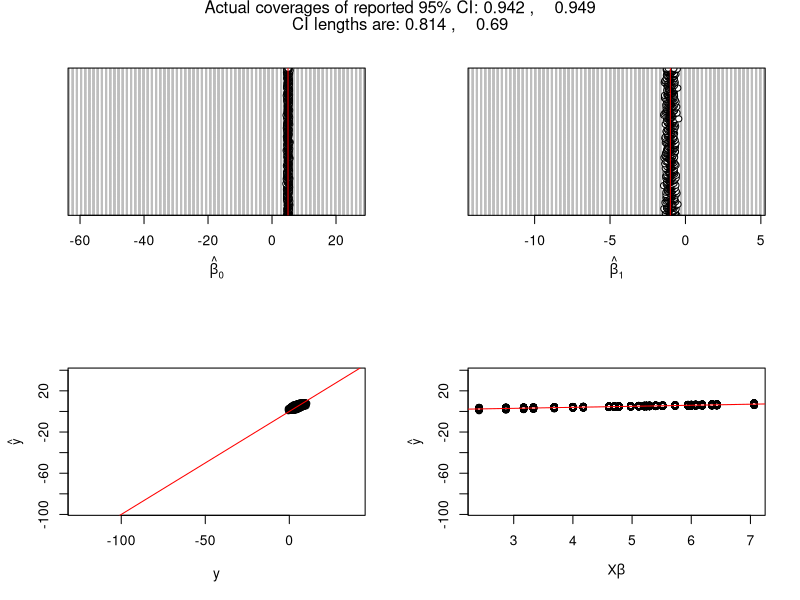
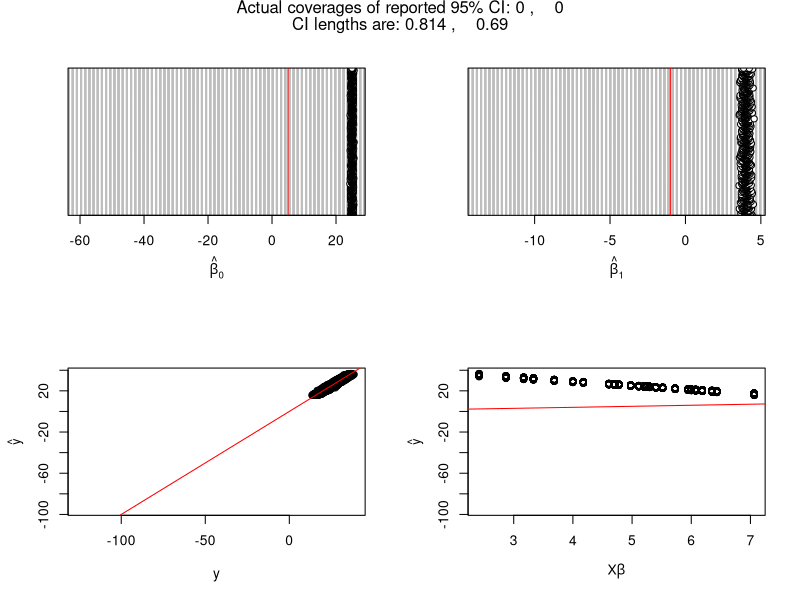
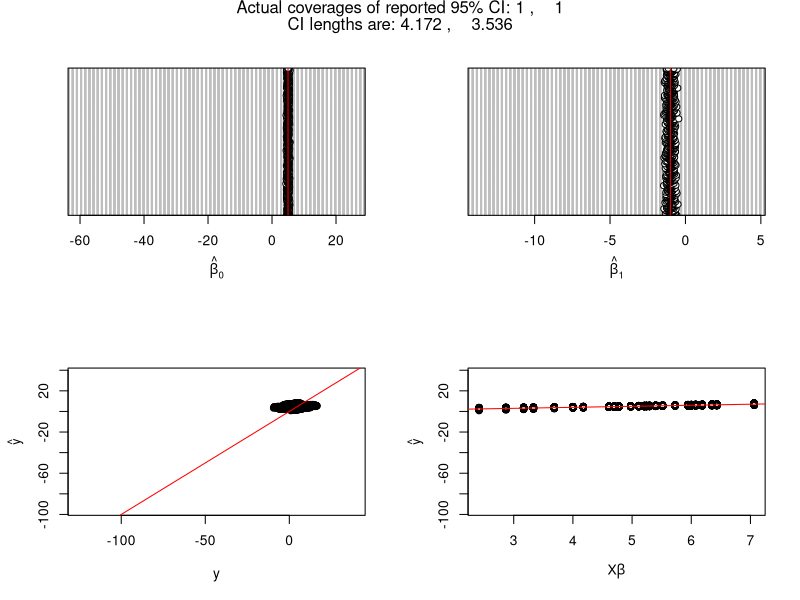
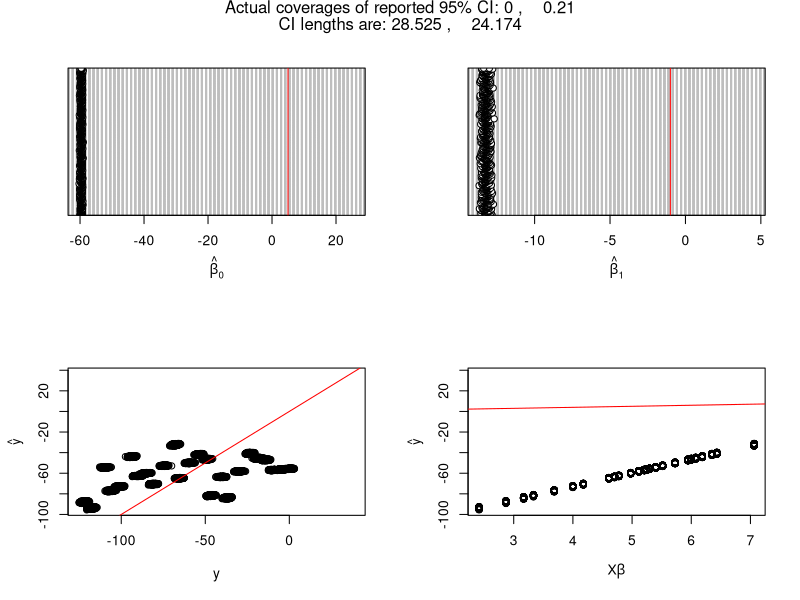
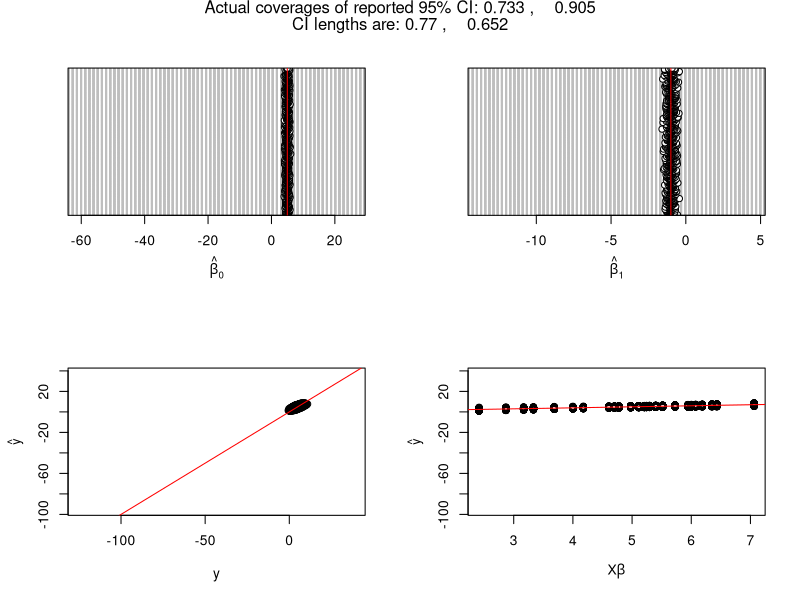
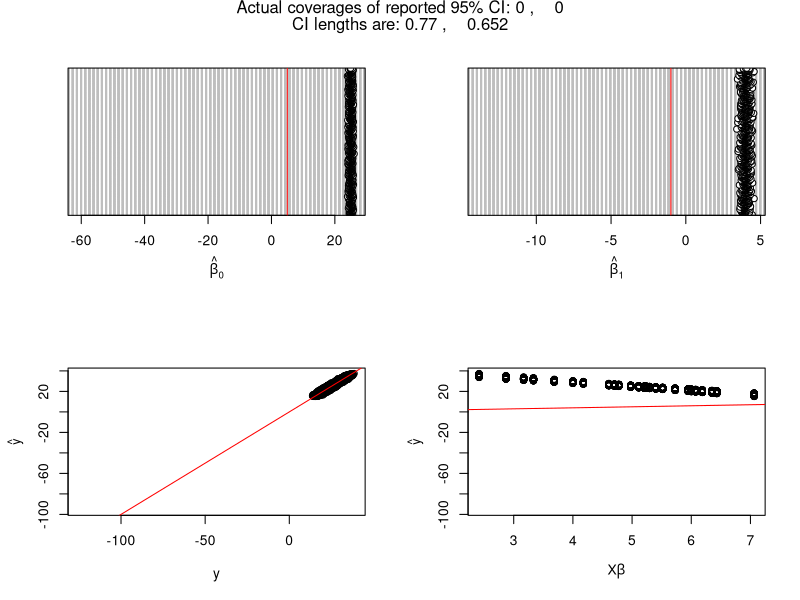
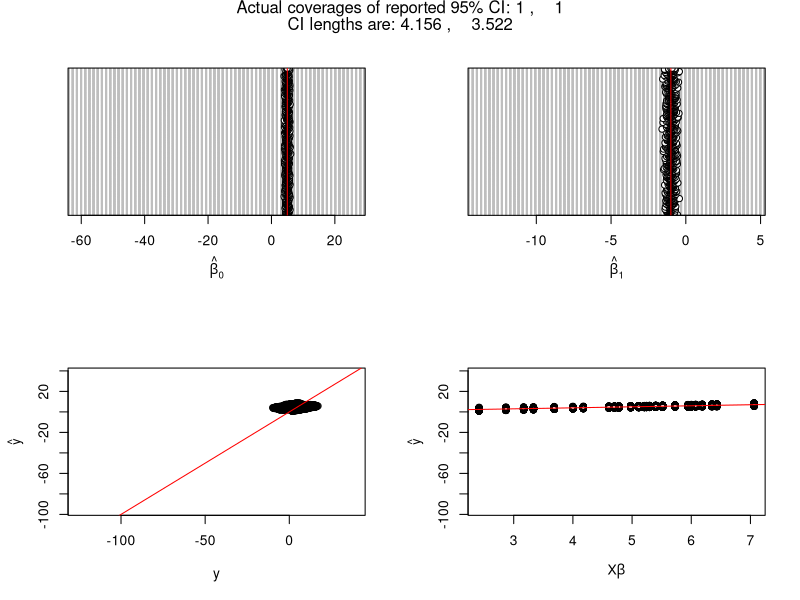
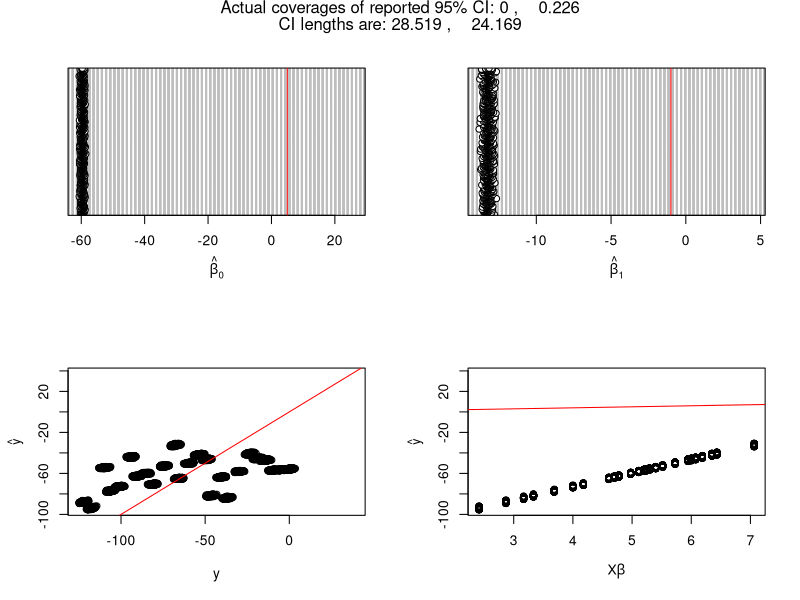

Recreate these plots in R, in order.
## ---- chunk 1
set.seed(5678)
beta <- c(5,-1)
gamma <- 5
B <- matrix(c(4,1),2,1)
n <- 25			#sample size
M <- 1000			#number of simulation replicates

## Initialization
beta0 <- matrix(NA,M,4)
beta1 <- matrix(NA,M,4)
cicp <- matrix(0,2,4)
cilen <- matrix(0,2,4)
yobs <- array(NA, c(n,M,4))
yhat <- array(NA, c(n,M,4))
one <- matrix( rep(1,n), nrow=n,ncol=1 )
x1 <- matrix( rnorm(n), nrow=n,ncol=1 )
X <- cbind( one, x1 )
Xbeta <- X %*% beta
zlin <- X %*% B
zorthog <- (diag(rep(1,n))-X%*%solve(t(X)%*%X)%*%t(X)) %*% matrix((4+rnorm(n)),n,1)
#print( t(X)%*%zorthog )
zother <- seq(-1,-n,,n)

## Obtain simulation replicates
for(m in 1:M){
  epsi = rnorm(n)
  #CASE 0
  j <- 1
  y <- yobs[,m,j] <- Xbeta + epsi
  keeplm <- lm(y~X-1)  #lm.fit(X,y)
  beta0[m,j] <- keeplm$coef[1]
  beta1[m,j] <- keeplm$coef[2]
  yhat[,m,j] <- keeplm$fitted
  ci <- confint(keeplm)
  cicp[1,j] <- cicp[1,j] + (ci[1,1]<=beta[1])*(beta[1]<=ci[1,2])
  cicp[2,j] <- cicp[2,j] + (ci[2,1]<=beta[2])*(beta[2]<=ci[2,2])
  cilen[1,j] <- cilen[1,j] + ci[1,2]-ci[1,1]
  cilen[2,j] <- cilen[2,j] + ci[2,2]-ci[2,1]
  
  #CASE 1
  j <- 2
  Zgamma <- zlin*gamma
  y <- yobs[,m,j] <- Xbeta + Zgamma + epsi
  keeplm <- lm(y~X-1)  #lm.fit(X,y)
  beta0[m,j] <- keeplm$coef[1]
  beta1[m,j] <- keeplm$coef[2]
  yhat[,m,j] <- keeplm$fitted
  ci <- confint(keeplm)
  cicp[1,j] <- cicp[1,j] + (ci[1,1]<=beta[1])*(beta[1]<=ci[1,2])
  cicp[2,j] <- cicp[2,j] + (ci[2,1]<=beta[2])*(beta[2]<=ci[2,2])
  cilen[1,j] <- cilen[1,j] + ci[1,2]-ci[1,1]
  cilen[2,j] <- cilen[2,j] + ci[2,2]-ci[2,1]
  
  #CASE 2
  j <- 3
  Zgamma <- zorthog*gamma
  y <- yobs[,m,j] <- Xbeta + Zgamma + epsi
  keeplm <- lm(y~X-1)  #lm.fit(X,y)
  beta0[m,j] <- keeplm$coef[1]
  beta1[m,j] <- keeplm$coef[2]
  yhat[,m,j] <- keeplm$fitted
  ci <- confint(keeplm)
  cicp[1,j] <- cicp[1,j] + (ci[1,1]<=beta[1])*(beta[1]<=ci[1,2])
  cicp[2,j] <- cicp[2,j] + (ci[2,1]<=beta[2])*(beta[2]<=ci[2,2])
  cilen[1,j] <- cilen[1,j] + ci[1,2]-ci[1,1]
  cilen[2,j] <- cilen[2,j] + ci[2,2]-ci[2,1]
  
  #CASE 3
  j <- 4
  Zgamma <- zother*gamma
  y <- yobs[,m,j] <- Xbeta + Zgamma + epsi
  keeplm <- lm(y~X-1)  #lm.fit(X,y)
  beta0[m,j] <- keeplm$coef[1]
  beta1[m,j] <- keeplm$coef[2]
  yhat[,m,j] <- keeplm$fitted
  ci <- confint(keeplm)
  cicp[1,j] <- cicp[1,j] + (ci[1,1]<=beta[1])*(beta[1]<=ci[1,2])
  cicp[2,j] <- cicp[2,j] + (ci[2,1]<=beta[2])*(beta[2]<=ci[2,2])
  cilen[1,j] <- cilen[1,j] + ci[1,2]-ci[1,1]
  cilen[2,j] <- cilen[2,j] + ci[2,2]-ci[2,1]
}
cicp <- cicp/M
cilen <- cilen/M
## ---- chunk 2
par(mfrow=c(2,2))

j<-1
dotchart( beta0[,j], xlab=expression(hat(beta)[0]), xlim=c(min(beta0,beta[1]),max(beta0,beta[1])) )
abline( v=beta[1], col="red" )
dotchart( beta1[,j], xlab=expression(hat(beta)[1]), xlim=c(min(beta1,beta[2]),max(beta1,beta[2])))
abline( v=beta[2], col="red" )
plot( yobs[,,j], yhat[,,j], xlab="y",ylab="", xlim=c(min(yobs),max(yobs)), ylim=c(min(yhat),max(yhat)) )
mtext(side=2,text=expression(hat(y)),line=2.5,cex=.75)
abline(a=0,b=1, col="red" )
plot( matrix(Xbeta,n,M), yhat[,,j], xlab=expression(paste("X",beta)),ylab="", xlim=c(min(Xbeta),max(Xbeta)), ylim=c(min(yhat),max(yhat)) )
mtext(side=2,text=expression(hat(y)),line=2.5,cex=.75)
abline(a=0,b=1, col="red" )
mtext("CASE 0: assumed=truth", side=3, line=0, outer=T)
mtext(paste("Actual coverages of reported 95% CI:",
            cicp[1,j],",   ",cicp[2,j]), side=3, line=-1, outer=T)
mtext(paste("CI lengths are:",round(cilen[1,j],3),",   ",round(cilen[2,j],3)), 
      side=3, line=-2, outer=T) 
## ---- chunk 3
par(mfrow=c(2,2))

j<-2
dotchart( beta0[,j], xlab=expression(hat(beta)[0]), xlim=c(min(beta0,beta[1]),max(beta0,beta[1])) )
abline( v=beta[1], col="red" )
dotchart( beta1[,j], xlab=expression(hat(beta)[1]), xlim=c(min(beta1,beta[2]),max(beta1,beta[2])))
abline( v=beta[2], col="red" )
plot( yobs[,,j], yhat[,,j], xlab="y",ylab="", xlim=c(min(yobs),max(yobs)), ylim=c(min(yhat),max(yhat)) )
mtext(side=2,text=expression(hat(y)),line=2.5,cex=.75)
abline(a=0,b=1, col="red" )
plot( matrix(Xbeta,n,M), yhat[,,j], xlab=expression(paste("X",beta)),ylab="", xlim=c(min(Xbeta),max(Xbeta)), ylim=c(min(yhat),max(yhat)) )
mtext(side=2,text=expression(hat(y)),line=2.5,cex=.75)
abline(a=0,b=1, col="red" )
mtext("CASE 1: Z in column space of X", side=3, line=0, outer=T)
mtext(paste("Actual coverages of reported 95% CI:",
            cicp[1,j],",   ",cicp[2,j]), side=3, line=-1, outer=T)
mtext(paste("CI lengths are:",round(cilen[1,j],3),",   ",round(cilen[2,j],3)), 
      side=3, line=-2, outer=T) 
## ---- chunk 4
par(mfrow=c(2,2))

j<-3
dotchart( beta0[,j], xlab=expression(hat(beta)[0]), xlim=c(min(beta0,beta[1]),max(beta0,beta[1])) )
abline( v=beta[1], col="red" )
dotchart( beta1[,j], xlab=expression(hat(beta)[1]), xlim=c(min(beta1,beta[2]),max(beta1,beta[2])))
abline( v=beta[2], col="red" )
plot( yobs[,,j], yhat[,,j], xlab="y",ylab="", xlim=c(min(yobs),max(yobs)), ylim=c(min(yhat),max(yhat)) )
mtext(side=2,text=expression(hat(y)),line=2.5,cex=.75)
abline(a=0,b=1, col="red" )
plot( matrix(Xbeta,n,M), yhat[,,j], xlab=expression(paste("X",beta)),ylab="", xlim=c(min(Xbeta),max(Xbeta)), ylim=c(min(yhat),max(yhat)) )
mtext(side=2,text=expression(hat(y)),line=2.5,cex=.75)
abline(a=0,b=1, col="red" )
mtext("CASE 2: Z orthogonal to column space of X", side=3, line=0, outer=T)
mtext(paste("Actual coverages of reported 95% CI:",
            cicp[1,j],",   ",cicp[2,j]), side=3, line=-1, outer=T)
mtext(paste("CI lengths are:",round(cilen[1,j],3),",   ",round(cilen[2,j],3)), 
      side=3, line=-2, outer=T) 
## ---- chunk 5
par(mfrow=c(2,2))

j<-4
dotchart( beta0[,j], xlab=expression(hat(beta)[0]), xlim=c(min(beta0,beta[1]),max(beta0,beta[1])) )
abline( v=beta[1], col="red" )
dotchart( beta1[,j], xlab=expression(hat(beta)[1]), xlim=c(min(beta1,beta[2]),max(beta1,beta[2])))
abline( v=beta[2], col="red" )
plot( yobs[,,j], yhat[,,j], xlab="y",ylab="", xlim=c(min(yobs),max(yobs)), ylim=c(min(yhat),max(yhat)) )
mtext(side=2,text=expression(hat(y)),line=2.5,cex=.75)
abline(a=0,b=1, col="red" )
plot( matrix(Xbeta,n,M), yhat[,,j], xlab=expression(paste("X",beta)),ylab="", xlim=c(min(Xbeta),max(Xbeta)), ylim=c(min(yhat),max(yhat)) )
mtext(side=2,text=expression(hat(y)),line=2.5,cex=.75)
abline(a=0,b=1, col="red" )
mtext("CASE 3: other", side=3, line=0, outer=T)
mtext(paste("Actual coverages of reported 95% CI:",
            cicp[1,j],",   ",cicp[2,j]), side=3, line=-1, outer=T)
mtext(paste("CI lengths are:",round(cilen[1,j],3),",   ",round(cilen[2,j],3)), 
      side=3, line=-2, outer=T) 
## ---- chunk 6
set.seed(5678)
beta <- c(5,-1)
gamma <- 5
B <- matrix(c(4,1),2,1)
n <- 25			#sample size
M <- 1000			#number of simulation replicates

## define correlation matrix
rho <- 0.5
V_rho <- matrix(NA,25,25)
for(i in 1:25){
  for(j in 1:25){
    V_rho[i,j] <- rho^abs(i-j)
  }
}

## Initialization
beta0 <- matrix(NA,M,4)
beta1 <- matrix(NA,M,4)
cicp <- matrix(0,2,4)
cilen <- matrix(0,2,4)
yobs <- array(NA, c(n,M,4))
yhat <- array(NA, c(n,M,4))
one <- matrix( rep(1,n), nrow=n,ncol=1 )
x1 <- matrix( rnorm(n), nrow=n,ncol=1 )
X <- cbind( one, x1 )
Xbeta <- X %*% beta
zlin <- X %*% B
zorthog <- (diag(rep(1,n))-X%*%solve(t(X)%*%X)%*%t(X)) %*% matrix((4+rnorm(n)),n,1)
#print( t(X)%*%zorthog )
zother <- seq(-1,-n,,n)

## Obtain simulation replicates
library(MASS)
for(m in 1:M){
  epsi = mvrnorm(n = 1, mu=rep(0,n), Sigma=V_rho)

  #CASE 0
  j <- 1
  y <- yobs[,m,j] <- Xbeta + epsi
  keeplm <- lm(y~X-1)  #lm.fit(X,y)
  beta0[m,j] <- keeplm$coef[1]
  beta1[m,j] <- keeplm$coef[2]
  yhat[,m,j] <- keeplm$fitted
  ci <- confint(keeplm)
  cicp[1,j] <- cicp[1,j] + (ci[1,1]<=beta[1])*(beta[1]<=ci[1,2])
  cicp[2,j] <- cicp[2,j] + (ci[2,1]<=beta[2])*(beta[2]<=ci[2,2])
  cilen[1,j] <- cilen[1,j] + ci[1,2]-ci[1,1]
  cilen[2,j] <- cilen[2,j] + ci[2,2]-ci[2,1]
  
  #CASE 1
  j <- 2
  Zgamma <- zlin*gamma
  y <- yobs[,m,j] <- Xbeta + Zgamma + epsi
  keeplm <- lm(y~X-1)  #lm.fit(X,y)
  beta0[m,j] <- keeplm$coef[1]
  beta1[m,j] <- keeplm$coef[2]
  yhat[,m,j] <- keeplm$fitted
  ci <- confint(keeplm)
  cicp[1,j] <- cicp[1,j] + (ci[1,1]<=beta[1])*(beta[1]<=ci[1,2])
  cicp[2,j] <- cicp[2,j] + (ci[2,1]<=beta[2])*(beta[2]<=ci[2,2])
  cilen[1,j] <- cilen[1,j] + ci[1,2]-ci[1,1]
  cilen[2,j] <- cilen[2,j] + ci[2,2]-ci[2,1]
  
  #CASE 2
  j <- 3
  Zgamma <- zorthog*gamma
  y <- yobs[,m,j] <- Xbeta + Zgamma + epsi
  keeplm <- lm(y~X-1)  #lm.fit(X,y)
  beta0[m,j] <- keeplm$coef[1]
  beta1[m,j] <- keeplm$coef[2]
  yhat[,m,j] <- keeplm$fitted
  ci <- confint(keeplm)
  cicp[1,j] <- cicp[1,j] + (ci[1,1]<=beta[1])*(beta[1]<=ci[1,2])
  cicp[2,j] <- cicp[2,j] + (ci[2,1]<=beta[2])*(beta[2]<=ci[2,2])
  cilen[1,j] <- cilen[1,j] + ci[1,2]-ci[1,1]
  cilen[2,j] <- cilen[2,j] + ci[2,2]-ci[2,1]
  
  #CASE 3
  j <- 4
  Zgamma <- zother*gamma
  y <- yobs[,m,j] <- Xbeta + Zgamma + epsi
  keeplm <- lm(y~X-1)  #lm.fit(X,y)
  beta0[m,j] <- keeplm$coef[1]
  beta1[m,j] <- keeplm$coef[2]
  yhat[,m,j] <- keeplm$fitted
  ci <- confint(keeplm)
  cicp[1,j] <- cicp[1,j] + (ci[1,1]<=beta[1])*(beta[1]<=ci[1,2])
  cicp[2,j] <- cicp[2,j] + (ci[2,1]<=beta[2])*(beta[2]<=ci[2,2])
  cilen[1,j] <- cilen[1,j] + ci[1,2]-ci[1,1]
  cilen[2,j] <- cilen[2,j] + ci[2,2]-ci[2,1]
}
cicp <- cicp/M
cilen <- cilen/M
## ---- chunk 7
par(mfrow=c(2,2))

j<-1
dotchart( beta0[,j], xlab=expression(hat(beta)[0]), xlim=c(min(beta0,beta[1]),max(beta0,beta[1])) )
abline( v=beta[1], col="red" )
dotchart( beta1[,j], xlab=expression(hat(beta)[1]), xlim=c(min(beta1,beta[2]),max(beta1,beta[2])))
abline( v=beta[2], col="red" )
plot( yobs[,,j], yhat[,,j], xlab="y",ylab="", xlim=c(min(yobs),max(yobs)), ylim=c(min(yhat),max(yhat)) )
mtext(side=2,text=expression(hat(y)),line=2.5,cex=.75)
abline(a=0,b=1, col="red" )
plot( matrix(Xbeta,n,M), yhat[,,j], xlab=expression(paste("X",beta)),ylab="", xlim=c(min(Xbeta),max(Xbeta)), ylim=c(min(yhat),max(yhat)) )
mtext(side=2,text=expression(hat(y)),line=2.5,cex=.75)
abline(a=0,b=1, col="red" )
mtext("CASE 0: assumed=truth", side=3, line=0, outer=T)
mtext(paste("Actual coverages of reported 95% CI:",
            cicp[1,j],",   ",cicp[2,j]), side=3, line=-1, outer=T)
mtext(paste("CI lengths are:",round(cilen[1,j],3),",   ",round(cilen[2,j],3)), 
      side=3, line=-2, outer=T) 
## ---- chunk 8
par(mfrow=c(2,2))

j<-2
dotchart( beta0[,j], xlab=expression(hat(beta)[0]), xlim=c(min(beta0,beta[1]),max(beta0,beta[1])) )
abline( v=beta[1], col="red" )
dotchart( beta1[,j], xlab=expression(hat(beta)[1]), xlim=c(min(beta1,beta[2]),max(beta1,beta[2])))
abline( v=beta[2], col="red" )
plot( yobs[,,j], yhat[,,j], xlab="y",ylab="", xlim=c(min(yobs),max(yobs)), ylim=c(min(yhat),max(yhat)) )
mtext(side=2,text=expression(hat(y)),line=2.5,cex=.75)
abline(a=0,b=1, col="red" )
plot( matrix(Xbeta,n,M), yhat[,,j], xlab=expression(paste("X",beta)),ylab="", xlim=c(min(Xbeta),max(Xbeta)), ylim=c(min(yhat),max(yhat)) )
mtext(side=2,text=expression(hat(y)),line=2.5,cex=.75)
abline(a=0,b=1, col="red" )
mtext("CASE 1: Z in column space of X", side=3, line=0, outer=T)
mtext(paste("Actual coverages of reported 95% CI:",
            cicp[1,j],",   ",cicp[2,j]), side=3, line=-1, outer=T)
mtext(paste("CI lengths are:",round(cilen[1,j],3),",   ",round(cilen[2,j],3)), 
      side=3, line=-2, outer=T) 
## ---- chunk 9
par(mfrow=c(2,2))

j<-3
dotchart( beta0[,j], xlab=expression(hat(beta)[0]), xlim=c(min(beta0,beta[1]),max(beta0,beta[1])) )
abline( v=beta[1], col="red" )
dotchart( beta1[,j], xlab=expression(hat(beta)[1]), xlim=c(min(beta1,beta[2]),max(beta1,beta[2])))
abline( v=beta[2], col="red" )
plot( yobs[,,j], yhat[,,j], xlab="y",ylab="", xlim=c(min(yobs),max(yobs)), ylim=c(min(yhat),max(yhat)) )
mtext(side=2,text=expression(hat(y)),line=2.5,cex=.75)
abline(a=0,b=1, col="red" )
plot( matrix(Xbeta,n,M), yhat[,,j], xlab=expression(paste("X",beta)),ylab="", xlim=c(min(Xbeta),max(Xbeta)), ylim=c(min(yhat),max(yhat)) )
mtext(side=2,text=expression(hat(y)),line=2.5,cex=.75)
abline(a=0,b=1, col="red" )
mtext("CASE 2: Z orthogonal to column space of X", side=3, line=0, outer=T)
mtext(paste("Actual coverages of reported 95% CI:",
            cicp[1,j],",   ",cicp[2,j]), side=3, line=-1, outer=T)
mtext(paste("CI lengths are:",round(cilen[1,j],3),",   ",round(cilen[2,j],3)), 
      side=3, line=-2, outer=T) 
## ---- chunk 10
par(mfrow=c(2,2))

j<-4
dotchart( beta0[,j], xlab=expression(hat(beta)[0]), xlim=c(min(beta0,beta[1]),max(beta0,beta[1])) )
abline( v=beta[1], col="red" )
dotchart( beta1[,j], xlab=expression(hat(beta)[1]), xlim=c(min(beta1,beta[2]),max(beta1,beta[2])))
abline( v=beta[2], col="red" )
plot( yobs[,,j], yhat[,,j], xlab="y",ylab="", xlim=c(min(yobs),max(yobs)), ylim=c(min(yhat),max(yhat)) )
mtext(side=2,text=expression(hat(y)),line=2.5,cex=.75)
abline(a=0,b=1, col="red" )
plot( matrix(Xbeta,n,M), yhat[,,j], xlab=expression(paste("X",beta)),ylab="", xlim=c(min(Xbeta),max(Xbeta)), ylim=c(min(yhat),max(yhat)) )
mtext(side=2,text=expression(hat(y)),line=2.5,cex=.75)
abline(a=0,b=1, col="red" )
mtext("CASE 3: other", side=3, line=0, outer=T)
mtext(paste("Actual coverages of reported 95% CI:",
            cicp[1,j],",   ",cicp[2,j]), side=3, line=-1, outer=T)
mtext(paste("CI lengths are:",round(cilen[1,j],3),",   ",round(cilen[2,j],3)), 
      side=3, line=-2, outer=T) 
## ---- chunk 11
set.seed(5678)
beta <- c(5,-1)
gamma <- 5
B <- matrix(c(4,1),2,1)
n <- 25			#sample size
M <- 1000			#number of simulation replicates

## define correlation matrix
rho <- 0.9
V_rho <- matrix(NA,25,25)
for(i in 1:25){
  for(j in 1:25){
    V_rho[i,j] <- rho^abs(i-j)
  }
}

## Initialization
beta0 <- matrix(NA,M,4)
beta1 <- matrix(NA,M,4)
cicp <- matrix(0,2,4)
cilen <- matrix(0,2,4)
yobs <- array(NA, c(n,M,4))
yhat <- array(NA, c(n,M,4))
one <- matrix( rep(1,n), nrow=n,ncol=1 )
x1 <- matrix( rnorm(n), nrow=n,ncol=1 )
X <- cbind( one, x1 )
Xbeta <- X %*% beta
zlin <- X %*% B
zorthog <- (diag(rep(1,n))-X%*%solve(t(X)%*%X)%*%t(X)) %*% matrix((4+rnorm(n)),n,1)
#print( t(X)%*%zorthog )
zother <- seq(-1,-n,,n)

## Obtain simulation replicates
library(MASS)
for(m in 1:M){
  epsi = mvrnorm(n = 1, mu=rep(0,n), Sigma=V_rho)

  #CASE 0
  j <- 1
  y <- yobs[,m,j] <- Xbeta + epsi
  keeplm <- lm(y~X-1)  #lm.fit(X,y)
  beta0[m,j] <- keeplm$coef[1]
  beta1[m,j] <- keeplm$coef[2]
  yhat[,m,j] <- keeplm$fitted
  ci <- confint(keeplm)
  cicp[1,j] <- cicp[1,j] + (ci[1,1]<=beta[1])*(beta[1]<=ci[1,2])
  cicp[2,j] <- cicp[2,j] + (ci[2,1]<=beta[2])*(beta[2]<=ci[2,2])
  cilen[1,j] <- cilen[1,j] + ci[1,2]-ci[1,1]
  cilen[2,j] <- cilen[2,j] + ci[2,2]-ci[2,1]
  
  #CASE 1
  j <- 2
  Zgamma <- zlin*gamma
  y <- yobs[,m,j] <- Xbeta + Zgamma + epsi
  keeplm <- lm(y~X-1)  #lm.fit(X,y)
  beta0[m,j] <- keeplm$coef[1]
  beta1[m,j] <- keeplm$coef[2]
  yhat[,m,j] <- keeplm$fitted
  ci <- confint(keeplm)
  cicp[1,j] <- cicp[1,j] + (ci[1,1]<=beta[1])*(beta[1]<=ci[1,2])
  cicp[2,j] <- cicp[2,j] + (ci[2,1]<=beta[2])*(beta[2]<=ci[2,2])
  cilen[1,j] <- cilen[1,j] + ci[1,2]-ci[1,1]
  cilen[2,j] <- cilen[2,j] + ci[2,2]-ci[2,1]
  
  #CASE 2
  j <- 3
  Zgamma <- zorthog*gamma
  y <- yobs[,m,j] <- Xbeta + Zgamma + epsi
  keeplm <- lm(y~X-1)  #lm.fit(X,y)
  beta0[m,j] <- keeplm$coef[1]
  beta1[m,j] <- keeplm$coef[2]
  yhat[,m,j] <- keeplm$fitted
  ci <- confint(keeplm)
  cicp[1,j] <- cicp[1,j] + (ci[1,1]<=beta[1])*(beta[1]<=ci[1,2])
  cicp[2,j] <- cicp[2,j] + (ci[2,1]<=beta[2])*(beta[2]<=ci[2,2])
  cilen[1,j] <- cilen[1,j] + ci[1,2]-ci[1,1]
  cilen[2,j] <- cilen[2,j] + ci[2,2]-ci[2,1]
  
  #CASE 3
  j <- 4
  Zgamma <- zother*gamma
  y <- yobs[,m,j] <- Xbeta + Zgamma + epsi
  keeplm <- lm(y~X-1)  #lm.fit(X,y)
  beta0[m,j] <- keeplm$coef[1]
  beta1[m,j] <- keeplm$coef[2]
  yhat[,m,j] <- keeplm$fitted
  ci <- confint(keeplm)
  cicp[1,j] <- cicp[1,j] + (ci[1,1]<=beta[1])*(beta[1]<=ci[1,2])
  cicp[2,j] <- cicp[2,j] + (ci[2,1]<=beta[2])*(beta[2]<=ci[2,2])
  cilen[1,j] <- cilen[1,j] + ci[1,2]-ci[1,1]
  cilen[2,j] <- cilen[2,j] + ci[2,2]-ci[2,1]
}
cicp <- cicp/M
cilen <- cilen/M
## ---- chunk 12
par(mfrow=c(2,2))

j<-1
dotchart( beta0[,j], xlab=expression(hat(beta)[0]), xlim=c(min(beta0,beta[1]),max(beta0,beta[1])) )
abline( v=beta[1], col="red" )
dotchart( beta1[,j], xlab=expression(hat(beta)[1]), xlim=c(min(beta1,beta[2]),max(beta1,beta[2])))
abline( v=beta[2], col="red" )
plot( yobs[,,j], yhat[,,j], xlab="y",ylab="", xlim=c(min(yobs),max(yobs)), ylim=c(min(yhat),max(yhat)) )
mtext(side=2,text=expression(hat(y)),line=2.5,cex=.75)
abline(a=0,b=1, col="red" )
plot( matrix(Xbeta,n,M), yhat[,,j], xlab=expression(paste("X",beta)),ylab="", xlim=c(min(Xbeta),max(Xbeta)), ylim=c(min(yhat),max(yhat)) )
mtext(side=2,text=expression(hat(y)),line=2.5,cex=.75)
abline(a=0,b=1, col="red" )
mtext("CASE 0: assumed=truth", side=3, line=0, outer=T)
mtext(paste("Actual coverages of reported 95% CI:",
            cicp[1,j],",   ",cicp[2,j]), side=3, line=-1, outer=T)
mtext(paste("CI lengths are:",round(cilen[1,j],3),",   ",round(cilen[2,j],3)), 
      side=3, line=-2, outer=T) 
## ---- chunk 13
par(mfrow=c(2,2))

j<-2
dotchart( beta0[,j], xlab=expression(hat(beta)[0]), xlim=c(min(beta0,beta[1]),max(beta0,beta[1])) )
abline( v=beta[1], col="red" )
dotchart( beta1[,j], xlab=expression(hat(beta)[1]), xlim=c(min(beta1,beta[2]),max(beta1,beta[2])))
abline( v=beta[2], col="red" )
plot( yobs[,,j], yhat[,,j], xlab="y",ylab="", xlim=c(min(yobs),max(yobs)), ylim=c(min(yhat),max(yhat)) )
mtext(side=2,text=expression(hat(y)),line=2.5,cex=.75)
abline(a=0,b=1, col="red" )
plot( matrix(Xbeta,n,M), yhat[,,j], xlab=expression(paste("X",beta)),ylab="", xlim=c(min(Xbeta),max(Xbeta)), ylim=c(min(yhat),max(yhat)) )
mtext(side=2,text=expression(hat(y)),line=2.5,cex=.75)
abline(a=0,b=1, col="red" )
mtext("CASE 1: Z in column space of X", side=3, line=0, outer=T)
mtext(paste("Actual coverages of reported 95% CI:",
            cicp[1,j],",   ",cicp[2,j]), side=3, line=-1, outer=T)
mtext(paste("CI lengths are:",round(cilen[1,j],3),",   ",round(cilen[2,j],3)), 
      side=3, line=-2, outer=T) 
## ---- chunk 14
par(mfrow=c(2,2))

j<-3
dotchart( beta0[,j], xlab=expression(hat(beta)[0]), xlim=c(min(beta0,beta[1]),max(beta0,beta[1])) )
abline( v=beta[1], col="red" )
dotchart( beta1[,j], xlab=expression(hat(beta)[1]), xlim=c(min(beta1,beta[2]),max(beta1,beta[2])))
abline( v=beta[2], col="red" )
plot( yobs[,,j], yhat[,,j], xlab="y",ylab="", xlim=c(min(yobs),max(yobs)), ylim=c(min(yhat),max(yhat)) )
mtext(side=2,text=expression(hat(y)),line=2.5,cex=.75)
abline(a=0,b=1, col="red" )
plot( matrix(Xbeta,n,M), yhat[,,j], xlab=expression(paste("X",beta)),ylab="", xlim=c(min(Xbeta),max(Xbeta)), ylim=c(min(yhat),max(yhat)) )
mtext(side=2,text=expression(hat(y)),line=2.5,cex=.75)
abline(a=0,b=1, col="red" )
mtext("CASE 2: Z orthogonal to column space of X", side=3, line=0, outer=T)
mtext(paste("Actual coverages of reported 95% CI:",
            cicp[1,j],",   ",cicp[2,j]), side=3, line=-1, outer=T)
mtext(paste("CI lengths are:",round(cilen[1,j],3),",   ",round(cilen[2,j],3)), 
      side=3, line=-2, outer=T) 
## ---- chunk 15
par(mfrow=c(2,2))

j<-4
dotchart( beta0[,j], xlab=expression(hat(beta)[0]), xlim=c(min(beta0,beta[1]),max(beta0,beta[1])) )
abline( v=beta[1], col="red" )
dotchart( beta1[,j], xlab=expression(hat(beta)[1]), xlim=c(min(beta1,beta[2]),max(beta1,beta[2])))
abline( v=beta[2], col="red" )
plot( yobs[,,j], yhat[,,j], xlab="y",ylab="", xlim=c(min(yobs),max(yobs)), ylim=c(min(yhat),max(yhat)) )
mtext(side=2,text=expression(hat(y)),line=2.5,cex=.75)
abline(a=0,b=1, col="red" )
plot( matrix(Xbeta,n,M), yhat[,,j], xlab=expression(paste("X",beta)),ylab="", xlim=c(min(Xbeta),max(Xbeta)), ylim=c(min(yhat),max(yhat)) )
mtext(side=2,text=expression(hat(y)),line=2.5,cex=.75)
abline(a=0,b=1, col="red" )
mtext("CASE 3: other", side=3, line=0, outer=T)
mtext(paste("Actual coverages of reported 95% CI:",
            cicp[1,j],",   ",cicp[2,j]), side=3, line=-1, outer=T)
mtext(paste("CI lengths are:",round(cilen[1,j],3),",   ",round(cilen[2,j],3)), 
      side=3, line=-2, outer=T) 
